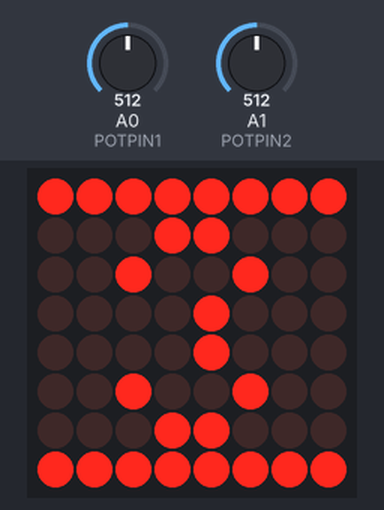
The sketch below on a simulated Arduino Uno, built with avr-gcc and run on an emulated ATmega328P. Parts: 8×8 LED matrix. The inputs (shaded band) are chosen by the test bench; at power-on: A0 (POTPIN1) = 512, A1 (POTPIN2) = 512. Random numbers use the default seed unless the sketch sets one. At 12.9 s the program stops and its outputs stay as they are.

Above: at 0.7 s.
At 7.3 s:
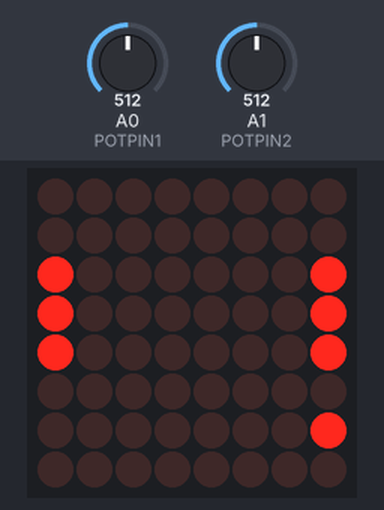
7.4 s: A0 (POTPIN1) set to 716
At 7.65 s:
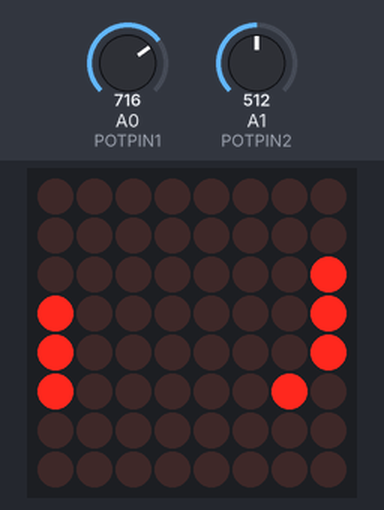
At 10.9 s:
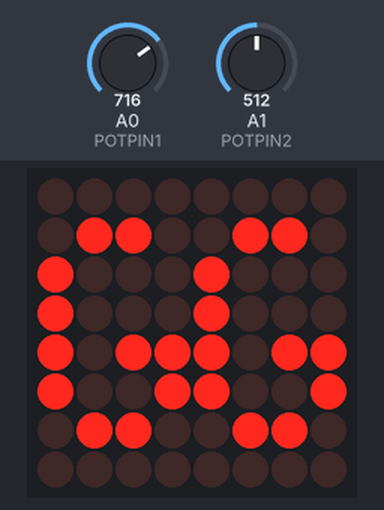
Timing chart, 0 to 12.4 s (numbered marks = the images above; inputs shaded):
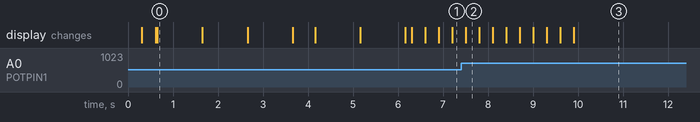

Measured:
- what the display in image 0 shows lasts 1.0 s, from 0.7 s to 1.7 s

The sketch:

testSketch.ino
```cpp
#include "LedControl.h"

#define POTPIN1 A0
#define POTPIN2 A1

byte A[5]={B01111111, B10001000, B10001000, B10001000, B01111111};
byte B[5]={B11111111, B01001001, B01001001, B00110110, B00000000};
byte C[5]={B01111110, B10000001, B10000001, B10000001, B01000010};
byte D[5]={B01111111, B01000001, B01000001, B00111110, B00000000};
byte E[5]={B11111110, B10010010, B10010010, B10010010, B00000000};
byte F[5]={B01111111, B01001000, B01001000, B01001000, B00000000};
byte G[5]={B01111110, B10000001, B10001001, B10001001, B01001110};
byte H[5]={B01111111, B00001000, B00001000, B00001000, B01111111};
byte I[5]={B00100001, B00100001, B00111111, B00100001, B00100001};
byte J[5]={B00000110, B00000001, B00000001, B00000001, B11111110};
byte K[5]={B11111111, B00011000, B00100100, B01000010, B10000001};
byte L[5]={B11111111, B00000001, B00000001, B00000001, B00000001};
byte M[5]={B11111100, B01000000, B00100000, B01000000, B11111100};
byte N[5]={B00111111, B00010000, B00001000, B00000010, B00111111};
byte O[5]={B01111110, B10000001, B10000001, B10000001, B01111110};
byte P[5]={B11111111, B10001000, B10001000, B10001000, B01110000};
byte Q[5]={B01111100, B10000010, B10000010, B10000011, B01111101};
byte R[5]={B11111111, B10001000, B10001100, B10001010, B01110001};
byte S[5]={B00110001, B01001001, B01001001, B01001001, B01000110};
byte T[5]={B00100000, B00100000, B00111111, B00100000, B00100000};
byte U[5]={B00111110, B00000001, B00000001, B00000001, B00111110};
byte V[5]={B00111100, B00000010, B00000001, B00000010, B00111100};
byte W[5]={B00111111, B00000010, B00000100, B00000010, B00111111};
byte X[5]={B00010001, B00001010, B00000100, B00001010, B00010001};
byte Y[5]={B11100000, B00010000, B00001111, B00010000, B11100000};
byte Z[5]={B00010001, B00010011, B00010101, B00011001, B00010001};
byte one[6]={B0001000, B00011000, B00001000, B00001000, B00001000, B00011100};
byte two[6]={B0011000, B0100100, B00001000, B00010000, B00100000, B00111100};
byte three[6]={B0011000, B0100100, B00001000, B00001000, B0100100, B0011000};
byte gg[6]={B01100110, B10001000, B10001000, B10111011, B10011001, B01100110};
byte intialPaddles[1]={B00011100};
byte erase[1]={B00000000};

LedControl lc = LedControl(10 ,9, 8, 1);
const int PADDLE_HEIGHT = 3;

const int ballSpeed = 300;

boolean gameRunning = true;

byte pad1;
byte pad2;

int ballX = 3;
int ballXDir = 1;

int ballY = random(1, 7);
int ballYDir = 1;

int newBallX;
int newBallY;

int p1X = 0;
int p1Y = 3;

int p2X = 7;
int p2Y = 3;

byte pad1Byte;
byte pad2Byte;


//=========================================================================================
//===================================== Set Up ============================================
//=========================================================================================
void setup()
{
  Serial.begin(9600);
  randomSeed(analogRead(0));
  pinMode(POTPIN1, INPUT);
  pinMode(POTPIN2, INPUT);
  lc.shutdown(0,false);
  lc.setIntensity(0, 8);
  lc.clearDisplay(0);
  gameStart();

  lc.setLed(0, ballY, ballX, HIGH);
  delay(500);
  lc.setColumn(0, p1X, intialPaddles[0]);
  delay(1000);
  lc.setColumn(0, p2X, intialPaddles[0]);
  delay(1000);
  lc.setColumn(0, p1X, erase[0]);
  lc.setColumn(0, p2X, erase[0]);
}


//=========================================================================================
//==================================== Main Loop ==========================================
//=========================================================================================
void loop()
{

  pad1 = map(analogRead(POTPIN1), 0, 1023, 8 - PADDLE_HEIGHT, 0);
  pad2 = map(analogRead(POTPIN2), 0, 1023, 8 - PADDLE_HEIGHT, 0);

  if(gameRunning)
  {
    if (millis() % ballSpeed < 2)
    {
      paddleMovement();
      ballMovement();

    }
  }

  else
  {
    lc.clearDisplay(0);
    exit(0);
  }
}


//================================== Ball Movement ========================================
void ballMovement()
{
  newBallX = ballX + ballXDir;
  newBallY = ballY + ballYDir;

//  Serial.print(ballX);
//  Serial.print("  ");
//  Serial.println(p1X);

//  Serial.print(ballY);
//  Serial.print("  ");
//  Serial.println(p1Y);
//
//  Serial.print(ballY);
//  Serial.print("  ");
//  Serial.println(p1Y+PADDLE_HEIGHT);

  if (hitPaddle(ballX, ballY, p1X, p1Y, PADDLE_HEIGHT))
  {
    ballXDir = -ballXDir;
    ballYDir = -ballYDir;
  }

  if (hitPaddle(ballX, ballY, p2X, p2Y, PADDLE_HEIGHT))
  {
    ballXDir = -ballXDir;
    ballYDir = -ballYDir;
  }

  else if (ballY >= 7 || ballY <= 0)
  {
    ballYDir = -ballYDir;
  }

  else if (ballX > 7 || ballX < 0)
  {
    gameOver();
  }

  newBallX = ballX + ballXDir;
  newBallY = ballY + ballYDir;

  lc.setLed(0, ballY, ballX, LOW);
  lc.setLed(0, newBallY, newBallX, HIGH);

  ballX = newBallX;
  ballY = newBallY;
}


//================================= Paddle Movement =======================================
void paddleMovement()
{
 byte pad1Byte = byte(0xFF >> (8 - PADDLE_HEIGHT) << pad1);
 lc.setColumn(0, 0, pad1Byte);

 byte pad2Byte = byte(0xFF >> (8 - PADDLE_HEIGHT) << pad2);
 lc.setColumn(0, 7, pad2Byte);
}


//================================= Paddle Collision =======================================
boolean hitPaddle(int x, int y, int padX, int padY, int PADDLE_HEIGHT)
{
  boolean result = false;
  if ((x == padX) && (y >= padY && y <= (padY + PADDLE_HEIGHT)))
  {
    result = true;
  }

  return result;
}


//=============================== Game Start Method =======================================
void gameStart()
{
  for(int i = 0; i < 8; i++)
  {
    for(int j = 0; j < 8; j++)
    {
      lc.setLed(0, i, j, HIGH);
      delay(10);
    }
  }

  lc.setRow(0, 1, three[0]);
  lc.setRow(0, 2, three[1]);
  lc.setRow(0, 3, three[2]);
  lc.setRow(0, 4, three[3]);
  lc.setRow(0, 5, three[4]);
  lc.setRow(0, 6, three[5]);
  delay(1000);
  lc.setRow(0, 1, two[0]);
  lc.setRow(0, 2, two[1]);
  lc.setRow(0, 3, two[2]);
  lc.setRow(0, 4, two[3]);
  lc.setRow(0, 5, two[4]);
  lc.setRow(0, 6, two[5]);
  delay(1000);
  lc.setRow(0, 1, one[0]);
  lc.setRow(0, 2, one[1]);
  lc.setRow(0, 3, one[2]);
  lc.setRow(0, 4, one[3]);
  lc.setRow(0, 5, one[4]);
  lc.setRow(0, 6, one[5]);
  delay(1000);
  lc.clearDisplay(0);
}


//================================ Game Over Method =======================================
void gameOver()
{
  lc.clearDisplay(0);
  lc.setRow(0, 1, gg[0]);
  lc.setRow(0, 2, gg[1]);
  lc.setRow(0, 3, gg[2]);
  lc.setRow(0, 4, gg[3]);
  lc.setRow(0, 5, gg[4]);
  lc.setRow(0, 6, gg[5]);
  delay(3000);
  gameRunning = false;
  lc.clearDisplay(0);
}
```

RGBMatrix.h
```cpp
/*
Oscar Martinez
CS 281
Final Project
*/


#ifndef _RGBMATRIX_H_
#define _RGBMATRIX_H_

#include "Arduino.h"

void RGBMatrixInit();

void drawChar(char chr,unsigned char R,unsigned char G,unsigned char B,char bias);
void drawMultChar(char chr,unsigned char R,unsigned char G,unsigned char B,char bias);

void drawPaddle1(int P1_y, int P1_x, unsigned char R,unsigned char G,unsigned char B,char bias);
void drawPaddle2(int P2_y, int P2_x, unsigned char R,unsigned char G,unsigned char B,char bias);
void drawBall(int B_y, int B_x, unsigned char R,unsigned char G,unsigned char B, char bias);

void gameStart(char bias);
void gameOver(char bias);

void dispShowColor(unsigned char R,unsigned char G,unsigned char B);
void dispShowPic(unsigned char Index);


// ********************************** The base Function ************************
void _IO_Init();
void _LED_Init();
void _TC2_Init();

//************************ the timer2 operate functions zone *******************
ISR(TIMER2_OVF_vect);

// ****************** the LED Hardware operate functions zone *******************
void LED_SDA(unsigned char temp);
void LED_SCL(unsigned char temp);
void LED_RST(unsigned char temp);
void LED_LAT(unsigned char temp);
void LED_SLB(unsigned char temp);

// ******************* the LED datas operate functions zone ********************
void SetGamma();
void run(unsigned char k);
void open_line(unsigned char x);
void LED_Delay(unsigned char i);


#endif
```

Source omitted: RGBMatrix.cpp (14383 bytes)
